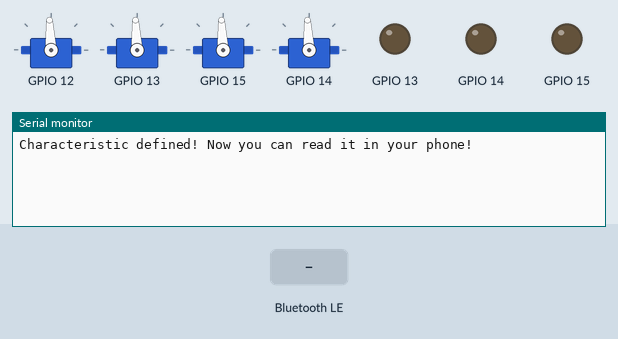
Simulated run of this sketch. Board: ESP32. On the bench: 4 × servo, output pins drawn as LEDs (lit = HIGH), the last lines printed to the serial monitor. Inputs (shaded band) come from the test bench. Nothing arrives over Bluetooth unless stated; servo pulses on a pin are drawn as a servo (544–2400 µs = 0–180°); a phone connects over Bluetooth LE 3 s after start.

Above: at 1.3 s.
1.4 s: Bluetooth LE write "SRT" received
At 2.2 s:
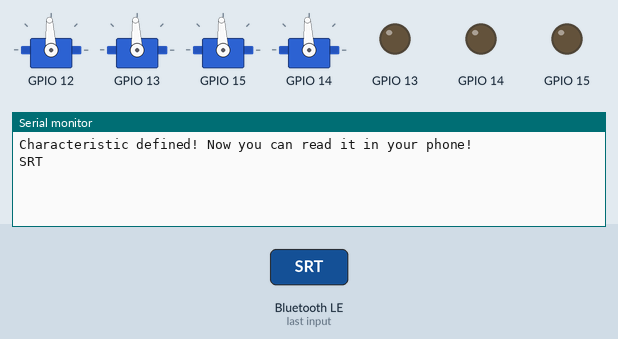
2.9 s: Bluetooth LE write "20" received
At 3.4 s:
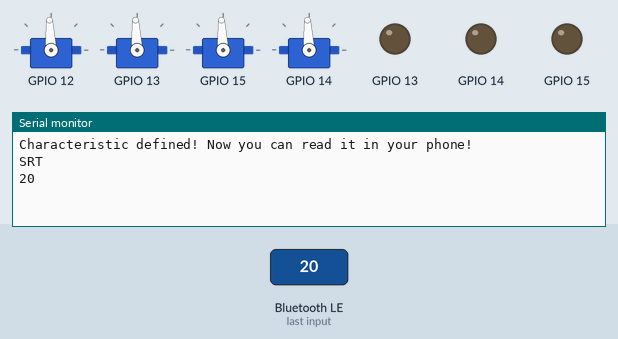

The sketch:

ESP32CAM_BLE_V7RC_control_servo_V1.ino
```cpp
// Author : Mason, masonchen1003@gmail.com
// FB : https://www.facebook.com/mason.chen.1420
// Using ESP32CAM to control 4 servo.

// Reference : ESP32 BLE example
// Based on Neil Kolban example for IDF: https://github.com/nkolban/esp32-snippets/blob/master/cpp_utils/tests/BLE%20Tests/SampleNotify.cpp

// V7RC protocol setting
// Company: V7 IDEA TECHNOLOGY LTD.
// Author: Louis Chuang

#include <BLEDevice.h>
#include <BLEServer.h>
#include <BLEUtils.h>
#include <BLE2902.h>
#include "soc/soc.h" //disable brownout problems
#include "soc/rtc_cntl_reg.h"  //disable brownout problems
#include <EEPROM.h>
#include "esp_bt_main.h"
#include "esp_bt_device.h"
#include "driver/rtc_io.h"

BLEServer *pServer = NULL;
BLECharacteristic * pTxCharacteristic;
bool deviceConnected = false;
bool oldDeviceConnected = false;
uint8_t txValue = 0;
bool run_status = true;

#define SERVICE_UUID           "6E400001-B5A3-F393-E0A9-E50E24DCCA9E" // UART service UUID
#define CHARACTERISTIC_UUID_RX "6E400002-B5A3-F393-E0A9-E50E24DCCA9E"
#define CHARACTERISTIC_UUID_TX "6E400003-B5A3-F393-E0A9-E50E24DCCA9E"

String receive_data = "";

void servo_angle(int channel, int angle)
{
 // regarding the datasheet of sg90 servo, pwm period is 20 ms and duty is 1->2ms
  int SERVO_RESOLUTION = 16;
  float range = (pow(2,SERVO_RESOLUTION)-1)/10;
  float minDuty = (pow(2,SERVO_RESOLUTION)-1)/40;

  uint32_t duty = (range)*(float)angle/180.0 + minDuty;
  ledcWrite(channel, duty);
  delay(30);
}

class MyServerCallbacks: public BLEServerCallbacks {
    void onConnect(BLEServer* pServer) {
      deviceConnected = true;
    };

    void onDisconnect(BLEServer* pServer) {
      deviceConnected = false;
    }
};

class MyCallbacks: public BLECharacteristicCallbacks {
    void onWrite(BLECharacteristic *pCharacteristic) {
      std::string rxValue = pCharacteristic->getValue();
         receive_data ="";
        for (int i = 0; i < rxValue.length(); i++) {
           receive_data = receive_data + rxValue[i]; }
         Serial.println(receive_data);
   }
};

void setup() {
  WRITE_PERI_REG(RTC_CNTL_BROWN_OUT_REG, 0); //disable brownout detector
    Serial.begin(115200);

   ledcSetup(4, 50, 16);
   ledcAttachPin(12, 4);
   ledcSetup(5, 50, 16);
   ledcAttachPin(13, 5);
   ledcSetup(6, 50, 16);
   ledcAttachPin(15, 6);
   ledcSetup(7, 50, 16);
   ledcAttachPin(14, 7);

  servo_angle(4, 90);
  servo_angle(5, 90);
  servo_angle(6, 90);
  servo_angle(7, 90);

  // Create the BLE Device
  BLEDevice::init("");

  // Create the BLE Server
  pServer = BLEDevice::createServer();
  pServer->setCallbacks(new MyServerCallbacks());

  // Create the BLE Service
  BLEService *pService = pServer->createService(SERVICE_UUID);

  // Create a BLE Characteristic
  pTxCharacteristic = pService->createCharacteristic(
                    CHARACTERISTIC_UUID_TX,
                    BLECharacteristic::PROPERTY_NOTIFY
                  );

  pTxCharacteristic->addDescriptor(new BLE2902());

  BLECharacteristic * pRxCharacteristic = pService->createCharacteristic(
                       CHARACTERISTIC_UUID_RX,
                      BLECharacteristic::PROPERTY_WRITE
                    );

  pRxCharacteristic->setCallbacks(new MyCallbacks());

  // Start the service
  // https://github.com/nkolban/esp32-snippets/blob/master/cpp_utils/BLEAdvertising.cpp
  pService->start();

  // Start advertising
  BLEAdvertising *pAdvertising = BLEDevice::getAdvertising();

  BLEAdvertisementData oAdvertisementData = BLEAdvertisementData();
  BLEUUID uuid("6E400001");
  //Device Name
  String device_name = "ESP_servo";
  oAdvertisementData.setName(device_name.c_str());
  pAdvertising->setAdvertisementData(oAdvertisementData);

  pAdvertising->addServiceUUID(SERVICE_UUID);
  pAdvertising->setScanResponse(true);
  pAdvertising->setMinPreferred(0x06);
  pAdvertising->setMinPreferred(0x12);

   pAdvertising->start();
  Serial.println("Characteristic defined! Now you can read it in your phone!");
}

void loop() {

    if (deviceConnected) {
        pTxCharacteristic->setValue(&txValue, 1);
        pTxCharacteristic->notify();
        txValue++;
    delay(10); // bluetooth stack will go into congestion, if too many packets are sent
  }

    // disconnecting
    if (!deviceConnected && oldDeviceConnected) {
        delay(500); // give the bluetooth stack the chance to get things ready
         BLEDevice::startAdvertising(); // restart advertising

    //    Serial.println("start advertising");
        oldDeviceConnected = deviceConnected;
    }
    // connecting
    if (deviceConnected && !oldDeviceConnected) {
    // do stuff here on connecting
        oldDeviceConnected = deviceConnected;
    }

     // decode V7RC protocol //
       if (receive_data.startsWith("SRT")&&(receive_data.length()==20)){
          run_status = false;
          int ch1_data=(receive_data.substring(3,7)).toInt();
          int ch2_data=(receive_data.substring(7,11)).toInt();
          int ch3_data=(receive_data.substring(11,15)).toInt();
          int ch4_data=(receive_data.substring(15,19)).toInt();
          receive_data ="";
          int angle_1 = floor(map(ch1_data, 1000, 2000, 0, 180));
          int angle_2 = floor(map(ch2_data, 1000, 2000, 0, 180));
          int angle_3 = floor(map(ch3_data, 1000, 2000, 0, 180));
          int angle_4 = floor(map(ch4_data, 1000, 2000, 0, 180));
          servo_angle(4, (angle_1));
          servo_angle(5, (angle_2));
          servo_angle(6, (angle_3));
          servo_angle(7, (angle_4));
     }
     //      Serial.println(receive_data);
    delay(10);
}
```

Measured:
- after the input at 1.4 s, the serial monitor: prints a new line at once (image 1)
- after the input at 2.9 s, the serial monitor: prints a new line at once (image 2)
